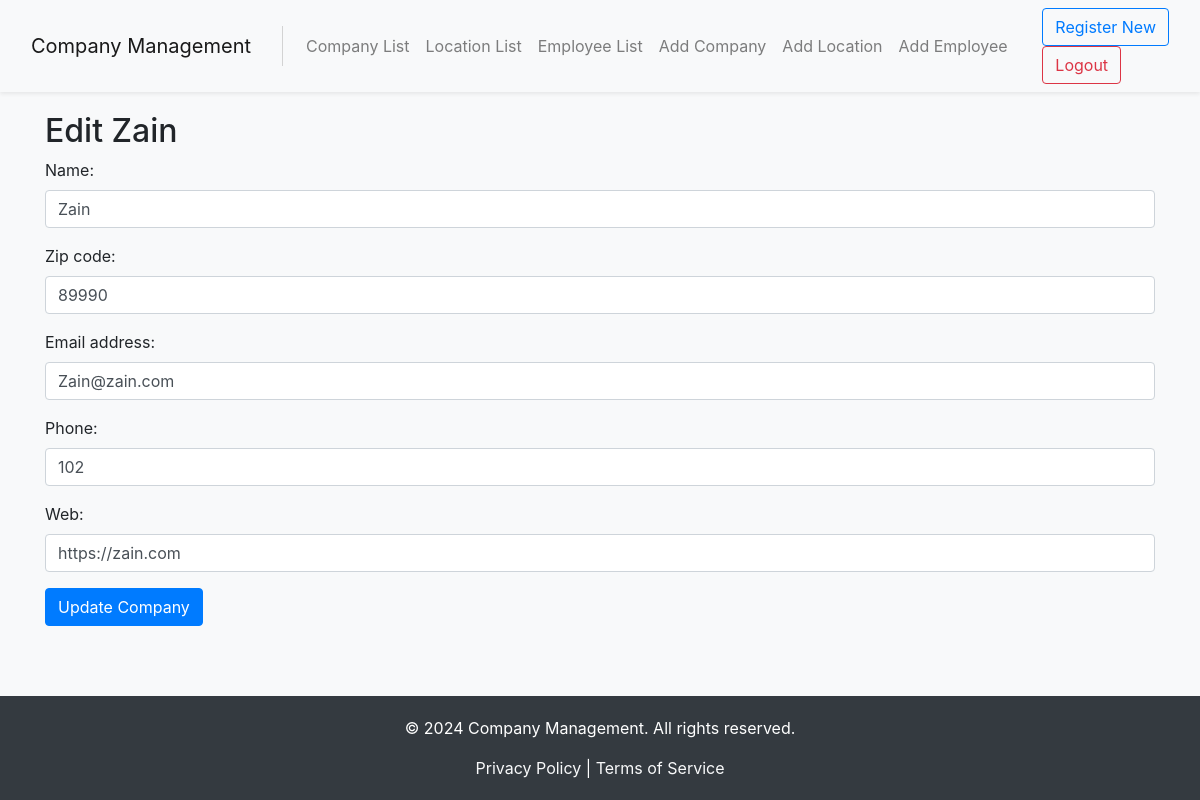
/edit/8/ (signed in), run on the app's committed database.
### Testapp/models.py (models this page shows, shortened)
class Company(models.Model):
    name = models.CharField(max_length=255)
    zip_code = models.CharField(max_length=10)
    email_address = models.EmailField()
    phone = models.CharField(max_length=15)
    web = models.URLField()

### Testapp/company_views.py (the view)
# urls.py: path('edit/<int:pk>/', company_views.edit_company, name='edit_company'),
@login_required
def edit_company(request, pk):
    company = get_object_or_404(Company, pk=pk)
    if request.method == "POST":
        form = CompanyForm(request.POST, instance=company)
        if form.is_valid():
            form.save()
            return redirect('company_list')
    else:
        form = CompanyForm(instance=company)
    return render(request, 'companies/edit_company.html', {'form': form, 'company': company})

### Testapp/forms.py
class CompanyForm(forms.ModelForm):
    class Meta:
        model = Company
        fields = ['name', 'zip_code', 'email_address', 'phone', 'web']
        widgets = {
            'name': forms.TextInput(attrs={'class': 'form-control', 'placeholder': 'Enter company name'}),
            'zip_code': forms.TextInput(attrs={'class': 'form-control', 'placeholder': 'Enter zip code'}),
            'email_address': forms.EmailInput(attrs={'class': 'form-control', 'placeholder': 'Enter email address'}),
            'phone': forms.TextInput(attrs={'class': 'form-control', 'placeholder': 'Enter phone number'}),
            'web': forms.URLInput(attrs={'class': 'form-control', 'placeholder': 'Enter website URL'}),
        }

### Testapp/templates/companies/edit_company.html (shortened to what this page needs)
{% extends 'companies/base.html' %}
{% block content %}
<h2>Edit {{ company.name }}</h2>
<form method="post">
    {{ form.as_p }}
    <button type="submit" class="btn btn-primary">Update Company</button>
</form>
{% endblock %}

### Testapp/templates/companies/base.html (style rules this page uses)
html { height: 100%; }
body { min-height: 100%; display: flex; flex-direction: column; margin: 0; background-color: #f8f9fa; }

### data on the page
Company: name "Zain", zip_code "89990", email_address "Zain@zain.com", phone "102", web "https://zain.com"
